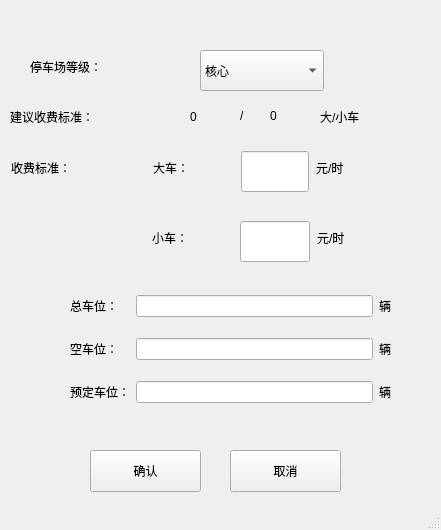
<?xml version="1.0" encoding="UTF-8"?>
<ui version="4.0">
 <class>setWindow</class>
 <widget class="QMainWindow" name="setWindow">
  <property name="geometry">
   <rect>
    <x>0</x>
    <y>0</y>
    <width>441</width>
    <height>530</height>
   </rect>
  </property>
  <property name="windowTitle">
   <string>停车场设置</string>
  </property>
  <widget class="QWidget" name="centralwidget">
   <widget class="QComboBox" name="cblevel">
    <property name="geometry">
     <rect>
      <x>200</x>
      <y>50</y>
      <width>124</width>
      <height>41</height>
     </rect>
    </property>
    <item>
     <property name="text">
      <string>核心</string>
     </property>
    </item>
    <item>
     <property name="text">
      <string>一级</string>
     </property>
    </item>
    <item>
     <property name="text">
      <string>二级</string>
     </property>
    </item>
    <item>
     <property name="text">
      <string>三级</string>
     </property>
    </item>
   </widget>
   <widget class="QLabel" name="lbsgstfeebig">
    <property name="geometry">
     <rect>
      <x>190</x>
      <y>100</y>
      <width>51</width>
      <height>33</height>
     </rect>
    </property>
    <property name="text">
     <string>0</string>
    </property>
   </widget>
   <widget class="QLabel" name="label_4">
    <property name="geometry">
     <rect>
      <x>320</x>
      <y>100</y>
      <width>114</width>
      <height>33</height>
     </rect>
    </property>
    <property name="text">
     <string>大/小车</string>
    </property>
   </widget>
   <widget class="QPushButton" name="pushButton">
    <property name="geometry">
     <rect>
      <x>90</x>
      <y>450</y>
      <width>111</width>
      <height>42</height>
     </rect>
    </property>
    <property name="text">
     <string>确认</string>
    </property>
   </widget>
   <widget class="QPushButton" name="pbtexit">
    <property name="geometry">
     <rect>
      <x>230</x>
      <y>450</y>
      <width>111</width>
      <height>42</height>
     </rect>
    </property>
    <property name="text">
     <string>取消</string>
    </property>
   </widget>
   <widget class="QLabel" name="label_13">
    <property name="geometry">
     <rect>
      <x>240</x>
      <y>100</y>
      <width>21</width>
      <height>31</height>
     </rect>
    </property>
    <property name="text">
     <string>/</string>
    </property>
   </widget>
   <widget class="QLabel" name="lbsgstfeesmall">
    <property name="geometry">
     <rect>
      <x>270</x>
      <y>100</y>
      <width>41</width>
      <height>31</height>
     </rect>
    </property>
    <property name="text">
     <string>0</string>
    </property>
   </widget>
   <widget class="QWidget" name="gridLayoutWidget">
    <property name="geometry">
     <rect>
      <x>70</x>
      <y>280</y>
      <width>321</width>
      <height>141</height>
     </rect>
    </property>
    <layout class="QGridLayout" name="gridLayout">
     <item row="2" column="1">
      <widget class="QLineEdit" name="editbook"/>
     </item>
     <item row="0" column="0">
      <widget class="QLabel" name="label_6">
       <property name="text">
        <string>总车位：</string>
       </property>
      </widget>
     </item>
     <item row="1" column="1">
      <widget class="QLineEdit" name="editempty"/>
     </item>
     <item row="2" column="0">
      <widget class="QLabel" name="label_10">
       <property name="text">
        <string>预定车位：</string>
       </property>
      </widget>
     </item>
     <item row="0" column="1">
      <widget class="QLineEdit" name="edittotal"/>
     </item>
     <item row="1" column="0">
      <widget class="QLabel" name="label_3">
       <property name="text">
        <string>空车位：</string>
       </property>
      </widget>
     </item>
     <item row="0" column="2">
      <widget class="QLabel" name="label_8">
       <property name="text">
        <string>辆</string>
       </property>
      </widget>
     </item>
     <item row="1" column="2">
      <widget class="QLabel" name="label_15">
       <property name="text">
        <string>辆</string>
       </property>
      </widget>
     </item>
     <item row="2" column="2">
      <widget class="QLabel" name="label_14">
       <property name="text">
        <string>辆</string>
       </property>
      </widget>
     </item>
    </layout>
   </widget>
   <widget class="QLabel" name="label_2">
    <property name="geometry">
     <rect>
      <x>10</x>
      <y>100</y>
      <width>171</width>
      <height>33</height>
     </rect>
    </property>
    <property name="text">
     <string>建议收费标准：</string>
    </property>
   </widget>
   <widget class="QLabel" name="label">
    <property name="geometry">
     <rect>
      <x>30</x>
      <y>50</y>
      <width>162</width>
      <height>33</height>
     </rect>
    </property>
    <property name="text">
     <string>停车场等级：</string>
    </property>
   </widget>
   <widget class="QLabel" name="label_11">
    <property name="geometry">
     <rect>
      <x>152</x>
      <y>221</y>
      <width>81</width>
      <height>33</height>
     </rect>
    </property>
    <property name="text">
     <string>小车：</string>
    </property>
   </widget>
   <widget class="QLabel" name="label_12">
    <property name="geometry">
     <rect>
      <x>317</x>
      <y>221</y>
      <width>64</width>
      <height>33</height>
     </rect>
    </property>
    <property name="text">
     <string>元/时</string>
    </property>
   </widget>
   <widget class="QLineEdit" name="editfeesmall">
    <property name="geometry">
     <rect>
      <x>240</x>
      <y>221</y>
      <width>70</width>
      <height>41</height>
     </rect>
    </property>
   </widget>
   <widget class="QLabel" name="label_5">
    <property name="geometry">
     <rect>
      <x>11</x>
      <y>151</y>
      <width>135</width>
      <height>33</height>
     </rect>
    </property>
    <property name="text">
     <string>收费标准：</string>
    </property>
   </widget>
   <widget class="QLabel" name="label_7">
    <property name="geometry">
     <rect>
      <x>316</x>
      <y>151</y>
      <width>64</width>
      <height>33</height>
     </rect>
    </property>
    <property name="text">
     <string>元/时</string>
    </property>
   </widget>
   <widget class="QLineEdit" name="editfeebig">
    <property name="geometry">
     <rect>
      <x>241</x>
      <y>151</y>
      <width>68</width>
      <height>41</height>
     </rect>
    </property>
   </widget>
   <widget class="QLabel" name="label_9">
    <property name="geometry">
     <rect>
      <x>153</x>
      <y>151</y>
      <width>81</width>
      <height>33</height>
     </rect>
    </property>
    <property name="text">
     <string>大车：</string>
    </property>
   </widget>
  </widget>
  <widget class="QStatusBar" name="statusbar"/>
 </widget>
 <resources/>
 <connections>
  <connection>
   <sender>pbtexit</sender>
   <signal>clicked()</signal>
   <receiver>setWindow</receiver>
   <slot>close()</slot>
   <hints>
    <hint type="sourcelabel">
     <x>265</x>
     <y>300</y>
    </hint>
    <hint type="destinationlabel">
     <x>196</x>
     <y>185</y>
    </hint>
   </hints>
  </connection>
 </connections>
</ui>
